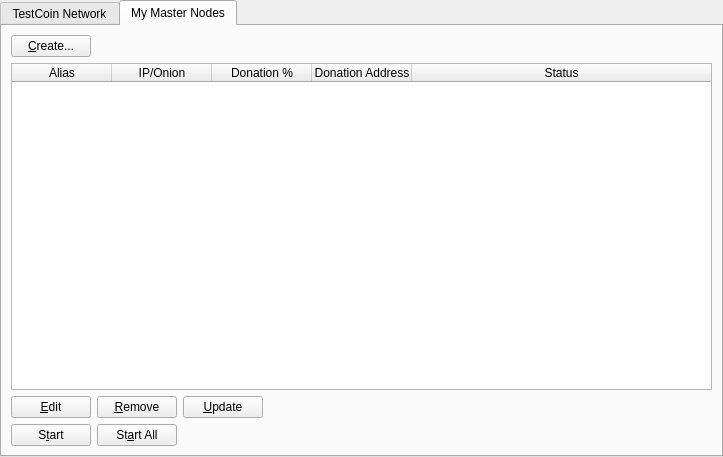
<?xml version="1.0" encoding="UTF-8"?>
<ui version="4.0">
 <class>MasternodeManager</class>
 <widget class="QWidget" name="MasternodeManager">
  <property name="geometry">
   <rect>
    <x>0</x>
    <y>0</y>
    <width>723</width>
    <height>457</height>
   </rect>
  </property>
  <property name="windowTitle">
   <string>Form</string>
  </property>
  <layout class="QVBoxLayout" name="topLayout">
   <property name="leftMargin">
    <number>0</number>
   </property>
   <property name="topMargin">
    <number>0</number>
   </property>
   <property name="rightMargin">
    <number>0</number>
   </property>
   <property name="bottomMargin">
    <number>0</number>
   </property>
   <item>
    <layout class="QVBoxLayout" name="verticalLayout">
     <property name="bottomMargin">
      <number>0</number>
     </property>
     <item>
      <widget class="QTabWidget" name="tabWidget">
       <property name="currentIndex">
        <number>1</number>
       </property>
       <widget class="QWidget" name="tab">
        <attribute name="title">
         <string>TestCoin Network</string>
        </attribute>
        <layout class="QGridLayout" name="gridLayout">
         <item row="1" column="0">
          <widget class="QTableWidget" name="tableWidget">
           <property name="editTriggers">
            <set>QAbstractItemView::NoEditTriggers</set>
           </property>
           <property name="alternatingRowColors">
            <bool>true</bool>
           </property>
           <property name="selectionBehavior">
            <enum>QAbstractItemView::SelectRows</enum>
           </property>
           <property name="sortingEnabled">
            <bool>true</bool>
           </property>
           <attribute name="horizontalHeaderStretchLastSection">
            <bool>true</bool>
           </attribute>
           <column>
            <property name="text">
             <string>Address</string>
            </property>
           </column>
           <column>
            <property name="text">
             <string>Rank</string>
            </property>
           </column>
           <column>
            <property name="text">
             <string>Active</string>
            </property>
           </column>
           <column>
            <property name="text">
             <string>Active (secs)</string>
            </property>
           </column>
           <column>
            <property name="text">
             <string>Last Seen</string>
            </property>
           </column>
           <column>
            <property name="text">
             <string>Pubkey</string>
            </property>
           </column>
          </widget>
         </item>
         <item row="2" column="0">
          <widget class="QTableWidget" name="tableWidget_3">
           <property name="editTriggers">
            <set>QAbstractItemView::NoEditTriggers</set>
           </property>
           <property name="alternatingRowColors">
            <bool>true</bool>
           </property>
           <property name="selectionBehavior">
            <enum>QAbstractItemView::SelectRows</enum>
           </property>
           <property name="sortingEnabled">
            <bool>true</bool>
           </property>
           <attribute name="horizontalHeaderStretchLastSection">
            <bool>true</bool>
           </attribute>
           <column>
            <property name="text">
             <string>Address</string>
            </property>
           </column>
           <column>
            <property name="text">
             <string>Rank</string>
            </property>
           </column>
           <column>
            <property name="text">
             <string>Active</string>
            </property>
           </column>
           <column>
            <property name="text">
             <string>Active (secs)</string>
            </property>
           </column>
           <column>
            <property name="text">
             <string>Last Seen</string>
            </property>
           </column>
           <column>
            <property name="text">
             <string>Pubkey</string>
            </property>
           </column>
          </widget>
         </item>
         <item row="0" column="0">
          <layout class="QHBoxLayout" name="horizontalLayout_3">
           <property name="bottomMargin">
            <number>0</number>
           </property>
           <item>
            <widget class="QLabel" name="label_2">
             <property name="text">
              <string>TestCoin Node Count:</string>
             </property>
            </widget>
           </item>
           <item>
            <widget class="QLabel" name="countLabel">
             <property name="text">
              <string>0</string>
             </property>
            </widget>
           </item>
           <item>
            <spacer name="horizontalSpacer_3">
             <property name="orientation">
              <enum>Qt::Horizontal</enum>
             </property>
             <property name="sizeHint" stdset="0">
              <size>
               <width>40</width>
               <height>20</height>
              </size>
             </property>
            </spacer>
           </item>
          </layout>
         </item>
        </layout>
       </widget>
       <widget class="QWidget" name="tab_2">
        <attribute name="title">
         <string>My Master Nodes</string>
        </attribute>
        <layout class="QGridLayout" name="gridLayout_2">
         <item row="0" column="0">
          <layout class="QVBoxLayout" name="verticalLayout_2">
           <property name="bottomMargin">
            <number>0</number>
           </property>
           <item>
            <layout class="QHBoxLayout" name="horizontalLayout">
             <item>
              <widget class="QPushButton" name="createButton">
               <property name="text">
                <string>&amp;Create...</string>
               </property>
              </widget>
             </item>
             <item>
              <spacer name="horizontalSpacer">
               <property name="orientation">
                <enum>Qt::Horizontal</enum>
               </property>
               <property name="sizeHint" stdset="0">
                <size>
                 <width>40</width>
                 <height>20</height>
                </size>
               </property>
              </spacer>
             </item>
            </layout>
           </item>
           <item>
            <widget class="QTableWidget" name="tableWidget_2">
             <property name="minimumSize">
              <size>
               <width>550</width>
               <height>0</height>
              </size>
             </property>
             <property name="editTriggers">
              <set>QAbstractItemView::NoEditTriggers</set>
             </property>
             <property name="alternatingRowColors">
              <bool>true</bool>
             </property>
             <property name="selectionMode">
              <enum>QAbstractItemView::SingleSelection</enum>
             </property>
             <property name="selectionBehavior">
              <enum>QAbstractItemView::SelectRows</enum>
             </property>
             <attribute name="horizontalHeaderStretchLastSection">
              <bool>true</bool>
             </attribute>
             <column>
              <property name="text">
               <string>Alias</string>
              </property>
             </column>
             <column>
              <property name="text">
               <string>IP/Onion</string>
              </property>
             </column>
             <column>
              <property name="text">
               <string>Donation %</string>
              </property>
             </column>
             <column>
              <property name="text">
               <string>Donation Address</string>
              </property>
             </column>
             <column>
              <property name="text">
               <string>Status</string>
              </property>
             </column>
            </widget>
           </item>
           <item>
            <layout class="QHBoxLayout" name="horizontalLayout_2">
             <property name="bottomMargin">
              <number>0</number>
             </property>
             <item>
              <widget class="QPushButton" name="editButton">
               <property name="text">
                <string>&amp;Edit</string>
               </property>
              </widget>
             </item>
             <item>
              <widget class="QPushButton" name="removeButton">
               <property name="text">
                <string>&amp;Remove</string>
               </property>
              </widget>
             </item>
             <item>
              <widget class="QPushButton" name="UpdateButton">
               <property name="text">
                <string>&amp;Update</string>
               </property>
              </widget>
             </item>
             <item>
              <spacer name="horizontalSpacer_2">
               <property name="orientation">
                <enum>Qt::Horizontal</enum>
               </property>
               <property name="sizeHint" stdset="0">
                <size>
                 <width>40</width>
                 <height>20</height>
                </size>
               </property>
              </spacer>
             </item>
            </layout>
           </item>
           <item>
            <layout class="QHBoxLayout" name="horizontalLayout_4">
             <property name="bottomMargin">
              <number>0</number>
             </property>
            </layout>
           </item>
           <item>
            <layout class="QHBoxLayout" name="horizontalLayout_5">
             <property name="bottomMargin">
              <number>0</number>
             </property>
             <item>
              <widget class="QPushButton" name="startButton">
               <property name="text">
                <string>S&amp;tart</string>
               </property>
              </widget>
             </item>
             <item>
              <widget class="QPushButton" name="startAllButton">
               <property name="text">
                <string>St&amp;art All</string>
               </property>
              </widget>
             </item>
             <item>
              <spacer name="horizontalSpacer_5">
               <property name="orientation">
                <enum>Qt::Horizontal</enum>
               </property>
               <property name="sizeHint" stdset="0">
                <size>
                 <width>40</width>
                 <height>20</height>
                </size>
               </property>
              </spacer>
             </item>
            </layout>
           </item>
          </layout>
         </item>
        </layout>
       </widget>
      </widget>
     </item>
    </layout>
   </item>
  </layout>
 </widget>
 <resources/>
 <connections/>
</ui>
